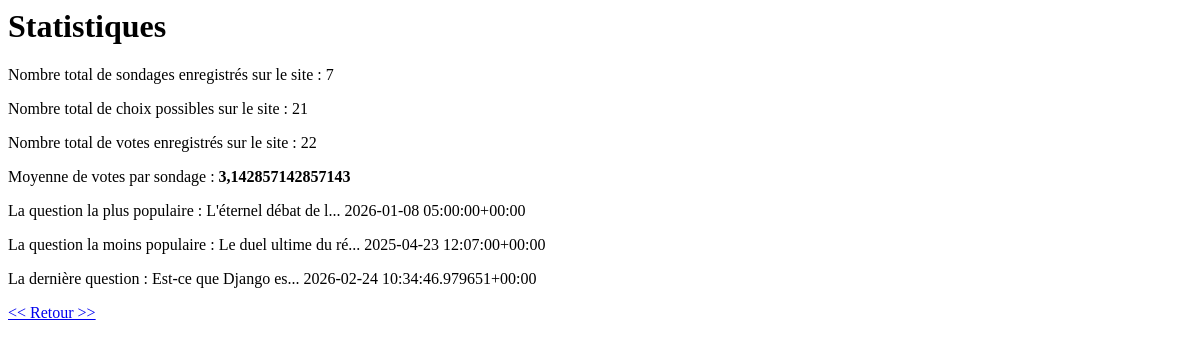
Before: /polls/statistics with the older database file.
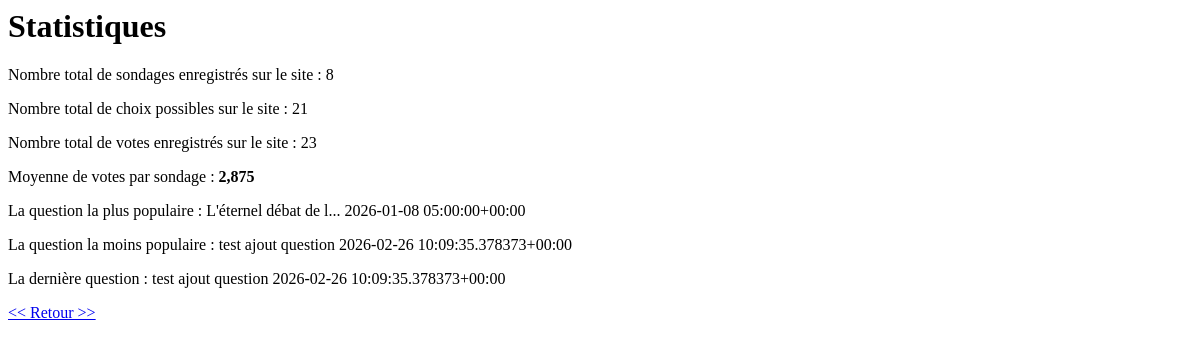
After: the same page with the newer database file.
### polls/models.py (models this page shows, shortened)
class Question(models.Model):
    question_text = models.CharField(max_length=200)
    pub_date = models.DateTimeField("date published")
    def __str__(self):
        return "{} {}".format(text_excerpt(self.question_text, MAX_LENGTH), self.pub_date)

### polls/views.py (the view)
# urls.py: path("statistics", views.StatisticsView.as_view(), name="statistics"),
class StatisticsView(generic.ListView):
    template_name = "polls/statistics.html"
    context_object_name = "question_list"
    def get_queryset(self):
        return Question.objects.order_by("id")
    def get_context_data(self, **kwargs):
        context = super().get_context_data(**kwargs)
        total_questions = Question.objects.count()
        total_votes = Choice.objects.aggregate(Sum('votes'))['votes__sum'] or 0
        total_choices = Choice.objects.count()
        vote_average = (total_votes / total_questions) if total_questions > 0 else 0
        best_question = Question.objects.annotate(
            total_votes_count=Sum('choice__votes')
        ).order_by('-total_votes_count').first()
        worst_question = Question.objects.annotate(
            total_votes_count=Sum('choice__votes')
        ).order_by('-total_votes_count').last()
        last_question = Question.objects.order_by('id').last()
        context['choices_count'] = total_choices
        context['questions_count'] = total_questions
        context['votes_count'] = total_votes
        context['votes_average_by_question'] = vote_average
        context['best_question'] = best_question
        context['worst_question'] = worst_question
        context['last_question'] = last_question
        return context

### polls/models.py (called while the page is built)
def text_excerpt(text, max_length):
    return text[:max_length] + ('...' if len(text) > max_length else '')

### polls/templates/polls/statistics.html
<h1>Statistiques</h1>
    <p>Nombre total de sondages enregistrés sur le site : {{questions_count}}</p>
    <p>Nombre total de choix possibles sur le site : {{choices_count}}</p>
    <p>Nombre total de votes enregistrés sur le site : {{votes_count}}</p>
    <p>Moyenne de votes par sondage : <strong>{{ votes_average_by_question }}</strong></p>
    <p>La question la plus populaire : {{ best_question }}</p>
    <p>La question la moins populaire : {{ worst_question }}</p>
    <p>La dernière question : {{ last_question }}</p>
<a href="{% url 'polls:index' %}"><< Retour >></a>

Changed rows visible on the page:
no longer on this page (row unchanged): Question: question_text+pub_date "Le duel ultime du ré... 2025-04-23 12:07:00+00:00"
no longer on this page (row unchanged): Question: question_text+pub_date "Est-ce que Django es... 2026-02-24 10:34:46.979651+00:00"
added Question: question_text+pub_date "test ajout question 2026-02-26 10:09:35.378373+00:00"
Other visible differences:
{{ questions_count }}: "7" → "8"
{{ votes_count }}: "22" → "23"
{{ votes_average_by_question }}: "3,142857142857143" → "2,875"
